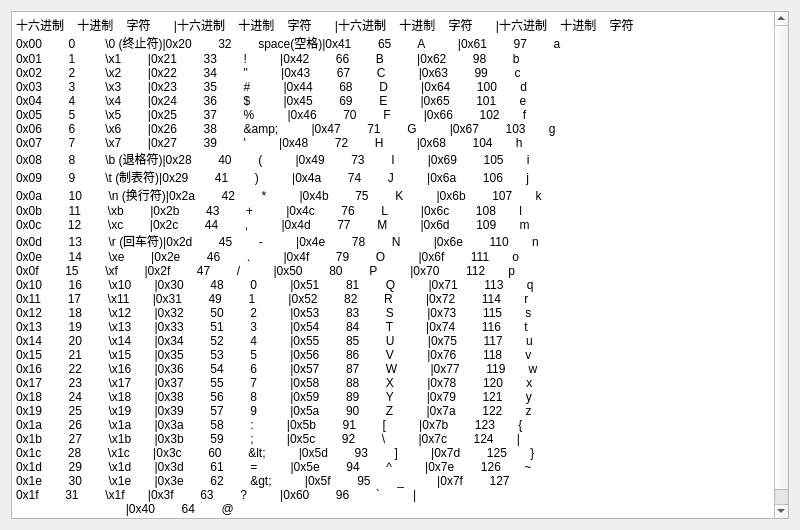
<?xml version="1.0" encoding="UTF-8"?>
<ui version="4.0">
 <class>asciiForm</class>
 <widget class="QWidget" name="asciiForm">
  <property name="geometry">
   <rect>
    <x>0</x>
    <y>0</y>
    <width>800</width>
    <height>530</height>
   </rect>
  </property>
  <property name="windowTitle">
   <string>ASCII</string>
  </property>
  <layout class="QGridLayout" name="gridLayout">
   <item row="0" column="0">
    <widget class="QPlainTextEdit" name="plainTextEdit">
     <property name="readOnly">
      <bool>true</bool>
     </property>
     <property name="plainText">
      <string>十六进制    十进制    字符       |十六进制    十进制    字符       |十六进制    十进制    字符       |十六进制    十进制    字符       
0x00        0         \0 (终止符)|0x20        32        space(空格)|0x41        65        A          |0x61        97        a          
0x01        1         \x1        |0x21        33        !          |0x42        66        B          |0x62        98        b          
0x02        2         \x2        |0x22        34        &quot;          |0x43        67        C          |0x63        99        c          
0x03        3         \x3        |0x23        35        #          |0x44        68        D          |0x64        100       d          
0x04        4         \x4        |0x24        36        $          |0x45        69        E          |0x65        101       e          
0x05        5         \x5        |0x25        37        %          |0x46        70        F          |0x66        102       f          
0x06        6         \x6        |0x26        38        &amp;          |0x47        71        G          |0x67        103       g          
0x07        7         \x7        |0x27        39        '          |0x48        72        H          |0x68        104       h          
0x08        8         \b (退格符)|0x28        40        (          |0x49        73        I          |0x69        105       i          
0x09        9         \t (制表符)|0x29        41        )          |0x4a        74        J          |0x6a        106       j          
0x0a        10        \n (换行符)|0x2a        42        *          |0x4b        75        K          |0x6b        107       k          
0x0b        11        \xb        |0x2b        43        +          |0x4c        76        L          |0x6c        108       l          
0x0c        12        \xc        |0x2c        44        ,          |0x4d        77        M          |0x6d        109       m          
0x0d        13        \r (回车符)|0x2d        45        -          |0x4e        78        N          |0x6e        110       n          
0x0e        14        \xe        |0x2e        46        .          |0x4f        79        O          |0x6f        111       o          
0x0f        15        \xf        |0x2f        47        /          |0x50        80        P          |0x70        112       p          
0x10        16        \x10       |0x30        48        0          |0x51        81        Q          |0x71        113       q          
0x11        17        \x11       |0x31        49        1          |0x52        82        R          |0x72        114       r          
0x12        18        \x12       |0x32        50        2          |0x53        83        S          |0x73        115       s          
0x13        19        \x13       |0x33        51        3          |0x54        84        T          |0x74        116       t          
0x14        20        \x14       |0x34        52        4          |0x55        85        U          |0x75        117       u          
0x15        21        \x15       |0x35        53        5          |0x56        86        V          |0x76        118       v          
0x16        22        \x16       |0x36        54        6          |0x57        87        W          |0x77        119       w          
0x17        23        \x17       |0x37        55        7          |0x58        88        X          |0x78        120       x          
0x18        24        \x18       |0x38        56        8          |0x59        89        Y          |0x79        121       y          
0x19        25        \x19       |0x39        57        9          |0x5a        90        Z          |0x7a        122       z          
0x1a        26        \x1a       |0x3a        58        :          |0x5b        91        [          |0x7b        123       {          
0x1b        27        \x1b       |0x3b        59        ;          |0x5c        92        \          |0x7c        124       |          
0x1c        28        \x1c       |0x3c        60        &lt;          |0x5d        93        ]          |0x7d        125       }          
0x1d        29        \x1d       |0x3d        61        =          |0x5e        94        ^          |0x7e        126       ~          
0x1e        30        \x1e       |0x3e        62        &gt;          |0x5f        95        _          |0x7f        127                  
0x1f        31        \x1f       |0x3f        63        ?          |0x60        96        `          |
                                 |0x40        64        @          </string>
     </property>
    </widget>
   </item>
  </layout>
 </widget>
 <resources/>
 <connections/>
</ui>
